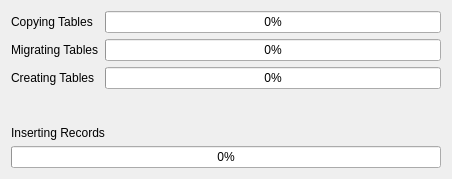
<ui version="4.0" >
 <class>MigrationProgressWidget</class>
 <widget class="QDialog" name="MigrationProgressWidget" >
  <property name="geometry" >
   <rect>
    <x>0</x>
    <y>0</y>
    <width>452</width>
    <height>179</height>
   </rect>
  </property>
  <property name="windowTitle" >
   <string>Dialog</string>
  </property>
  <layout class="QGridLayout" name="gridLayout_2" >
   <item row="0" column="0" >
    <layout class="QVBoxLayout" name="verticalLayout_2" >
     <item>
      <layout class="QGridLayout" name="gridLayout" >
       <item row="0" column="0" >
        <widget class="QLabel" name="label" >
         <property name="text" >
          <string>Copying Tables</string>
         </property>
        </widget>
       </item>
       <item row="0" column="1" >
        <widget class="QProgressBar" name="copyTablesProgressBar" >
         <property name="value" >
          <number>0</number>
         </property>
        </widget>
       </item>
       <item row="1" column="0" >
        <widget class="QLabel" name="label_2" >
         <property name="text" >
          <string>Migrating Tables</string>
         </property>
        </widget>
       </item>
       <item row="1" column="1" >
        <widget class="QProgressBar" name="migrateTablesProgressBar" >
         <property name="value" >
          <number>0</number>
         </property>
        </widget>
       </item>
       <item row="2" column="0" >
        <widget class="QLabel" name="label_3" >
         <property name="text" >
          <string>Creating Tables</string>
         </property>
        </widget>
       </item>
       <item row="2" column="1" >
        <widget class="QProgressBar" name="createTablesProgressBar" >
         <property name="value" >
          <number>0</number>
         </property>
        </widget>
       </item>
      </layout>
     </item>
     <item>
      <spacer name="verticalSpacer" >
       <property name="orientation" >
        <enum>Qt::Vertical</enum>
       </property>
       <property name="sizeHint" stdset="0" >
        <size>
         <width>20</width>
         <height>40</height>
        </size>
       </property>
      </spacer>
     </item>
     <item>
      <layout class="QVBoxLayout" name="verticalLayout" >
       <item>
        <widget class="QLabel" name="label_4" >
         <property name="text" >
          <string>Inserting Records</string>
         </property>
        </widget>
       </item>
       <item>
        <widget class="QProgressBar" name="insertProgressBar" >
         <property name="value" >
          <number>0</number>
         </property>
        </widget>
       </item>
      </layout>
     </item>
    </layout>
   </item>
  </layout>
 </widget>
 <resources/>
 <connections/>
</ui>
